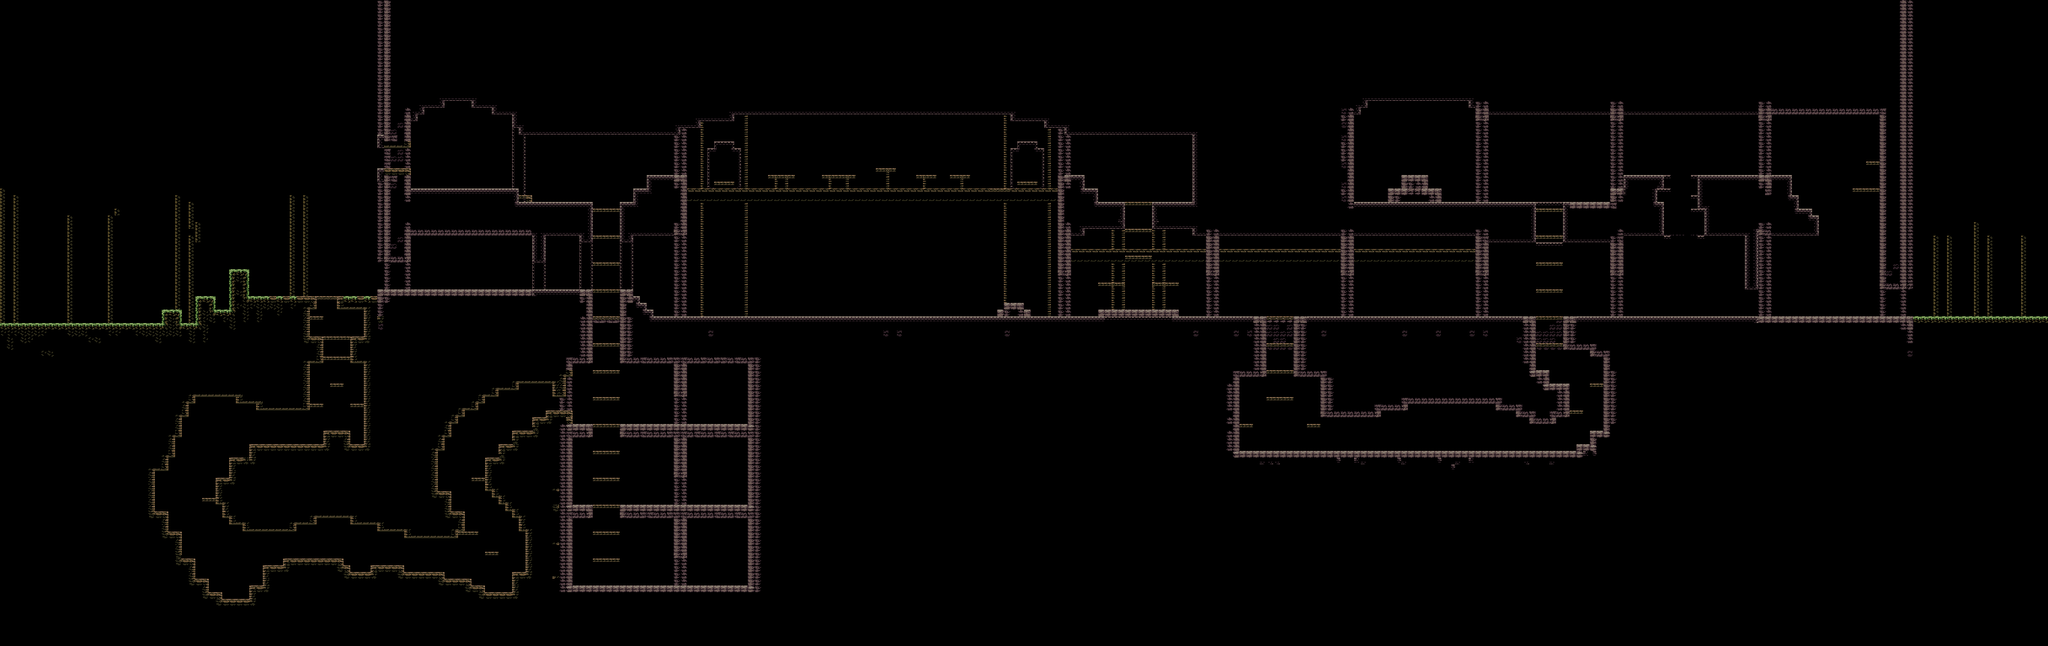

The image is a tile-based game level rendered from a .tmx file. Its description and source (layers, tilesets, objects; grid data summarised) follow:
An orthogonal 304x96 tile map with 8x8 px tiles, 3 tile layers (Background, Foreground, Platforms), 2 tilesets and 49 objects (16x Torch, 9x GuardSpawn, 7x Crate, 6x Door, 2x Chest, ...).

<map version="1.10" tiledversion="1.10.2" orientation="orthogonal" renderorder="right-down" width="304" height="96" tilewidth="8" tileheight="8" infinite="0" nextlayerid="5" nextobjectid="60">
 <tileset firstgid="1" source="environmentTileset.tsx" />
 <tileset firstgid="4097" source="backgroundTileset.tsx" />
 <layer id="2" name="Background" width="304" height="96">
  <data>[29184 cells, 19779 non-empty, 91 distinct tile ids]</data>
 </layer>
 <layer id="1" name="Foreground" width="304" height="96">
  <data>[29184 cells, 18451 non-empty, 102 distinct tile ids]</data>
 </layer>
 <layer id="3" name="Platforms" width="304" height="96">
  <data>[29184 cells, 186 non-empty, 1 distinct tile ids]</data>
 </layer>
 <objectgroup id="4" name="Objects">
  <object id="1" name="Door" x="808" y="691">
   <point />
  </object>
  <object id="2" name="Door" x="808" y="599">
   <point />
  </object>
  <object id="3" name="Door" x="808" y="503">
   <point />
  </object>
  <object id="4" name="PlayerSpawn" x="33" y="382">
   <point />
  </object>
  <object id="5" name="GuardSpawn" x="607" y="341">
   <point />
  </object>
  <object id="6" name="ScoutTarget" x="496" y="224">
   <point />
  </object>
  <object id="7" name="AssassinateTarget" x="1203" y="356">
   <point />
  </object>
  <object id="8" name="GuardSpawn" x="831" y="373">
   <point />
  </object>
  <object id="9" name="GuardSpawn" x="925" y="373">
   <point />
  </object>
  <object id="10" name="GuardSpawn" x="1023" y="372">
   <point />
  </object>
  <object id="11" name="StealTarget" x="1680" y="207">
   <point />
  </object>
  <object id="12" name="Crate" x="553" y="342">
   <point />
  </object>
  <object id="13" name="GuardSpawn" x="1095" y="371">
   <point />
  </object>
  <object id="14" name="Chest" x="1673" y="374">
   <point />
  </object>
  <object id="15" name="GuardSpawn" x="1737" y="373">
   <point />
  </object>
  <object id="16" name="GuardSpawn" x="1949" y="373">
   <point />
  </object>
  <object id="17" name="Crate" x="2038" y="374">
   <point />
  </object>
  <object id="18" name="EndPoint" x="2404" y="371">
   <point />
  </object>
  <object id="19" name="GuardSpawn" x="768" y="596">
   <point />
  </object>
  <object id="20" name="GuardSpawn" x="774" y="500">
   <point />
  </object>
  <object id="21" name="Door" x="481" y="344">
   <point />
  </object>
  <object id="22" name="Door" x="2240" y="375.5">
   <point />
  </object>
  <object id="23" name="Door" x="2079.5" y="375">
   <point />
  </object>
  <object id="24" name="Chest" x="1400" y="240">
   <point />
  </object>
  <object id="25" name="Crate" x="1320" y="240">
   <point />
  </object>
  <object id="26" name="Crate" x="648" y="240">
   <point />
  </object>
  <object id="27" name="Crate" x="592" y="224">
   <point />
  </object>
  <object id="29" name="Dresser" x="1560" y="376">
   <point />
  </object>
  <object id="30" name="Crate" x="1480" y="376">
   <point />
  </object>
  <object id="31" name="Crate" x="1480" y="376">
   <point />
  </object>
  <object id="33" name="Torch" x="640" y="328">
   <point />
  </object>
  <object id="34" name="Torch" x="696" y="328">
   <point />
  </object>
  <object id="36" name="Torch" x="616.346" y="189.975">
   <point />
  </object>
  <object id="37" name="Torch" x="806.322" y="181.121">
   <point />
  </object>
  <object id="38" name="Torch" x="1264" y="184">
   <point />
  </object>
  <object id="39" name="Torch" x="1328" y="296">
   <point />
  </object>
  <object id="40" name="Torch" x="1376" y="296">
   <point />
  </object>
  <object id="41" name="Torch" x="1440" y="352">
   <point />
  </object>
  <object id="42" name="Torch" x="1600" y="352">
   <point />
  </object>
  <object id="43" name="Torch" x="1760" y="352">
   <point />
  </object>
  <object id="44" name="Torch" x="1920" y="352">
   <point />
  </object>
  <object id="45" name="Torch" x="2096" y="352">
   <point />
  </object>
  <object id="46" name="Torch" x="472" y="200">
   <point />
  </object>
  <object id="47" x="604.841" y="210.429">
   <point />
  </object>
  <object id="53" name="RespawnCandle" x="680" y="240">
   <point />
  </object>
  <object id="55" name="RespawnCandle" x="1736" y="240">
   <point />
  </object>
  <object id="57" name="Torch" x="1920" y="176">
   <point />
  </object>
  <object id="58" name="Torch" x="2096" y="176">
   <point />
  </object>
  <object id="59" name="Torch" x="1760" y="176">
   <point />
  </object>
 </objectgroup>
</map>